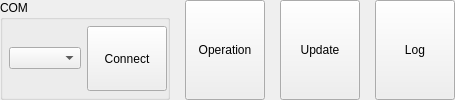
    <widget class="QWidget" name="widget_menu" native="true">
     <layout class="QHBoxLayout" name="horizontalLayout_8">
      <property name="spacing">
       <number>15</number>
      </property>
      <property name="leftMargin">
       <number>0</number>
      </property>
      <property name="topMargin">
       <number>0</number>
      </property>
      <property name="rightMargin">
       <number>0</number>
      </property>
      <property name="bottomMargin">
       <number>0</number>
      </property>
      <item>
       <widget class="QGroupBox" name="groupBox_com">
        <property name="title">
         <string>COM</string>
        </property>
        <layout class="QHBoxLayout" name="horizontalLayout">
         <property name="leftMargin">
          <number>6</number>
         </property>
         <property name="topMargin">
          <number>6</number>
         </property>
         <property name="rightMargin">
          <number>0</number>
         </property>
         <property name="bottomMargin">
          <number>6</number>
         </property>
         <item>
          <widget class="MyComboBox" name="comboBox_com"/>
         </item>
         <item>
          <widget class="QPushButton" name="pushButton_com_connect">
           <property name="sizePolicy">
            <sizepolicy hsizetype="Minimum" vsizetype="Preferred">
             <horstretch>0</horstretch>
             <verstretch>0</verstretch>
            </sizepolicy>
           </property>
           <property name="text">
            <string>Connect</string>
           </property>
          </widget>
         </item>
        </layout>
       </widget>
      </item>
      <item>
       <widget class="QPushButton" name="pushButton_operation">
        <property name="sizePolicy">
         <sizepolicy hsizetype="Minimum" vsizetype="Preferred">
          <horstretch>0</horstretch>
          <verstretch>0</verstretch>
         </sizepolicy>
        </property>
        <property name="text">
         <string>Operation</string>
        </property>
       </widget>
      </item>
      <item>
       <widget class="QPushButton" name="pushButton_update">
        <property name="sizePolicy">
         <sizepolicy hsizetype="Minimum" vsizetype="Preferred">
          <horstretch>0</horstretch>
          <verstretch>0</verstretch>
         </sizepolicy>
        </property>
        <property name="text">
         <string>Update</string>
        </property>
       </widget>
      </item>
      <item>
       <widget class="QPushButton" name="pushButton_log">
        <property name="sizePolicy">
         <sizepolicy hsizetype="Minimum" vsizetype="Preferred">
          <horstretch>0</horstretch>
          <verstretch>0</verstretch>
         </sizepolicy>
        </property>
        <property name="text">
         <string>Log</string>
        </property>
       </widget>
      </item>
     </layout>
    </widget>
